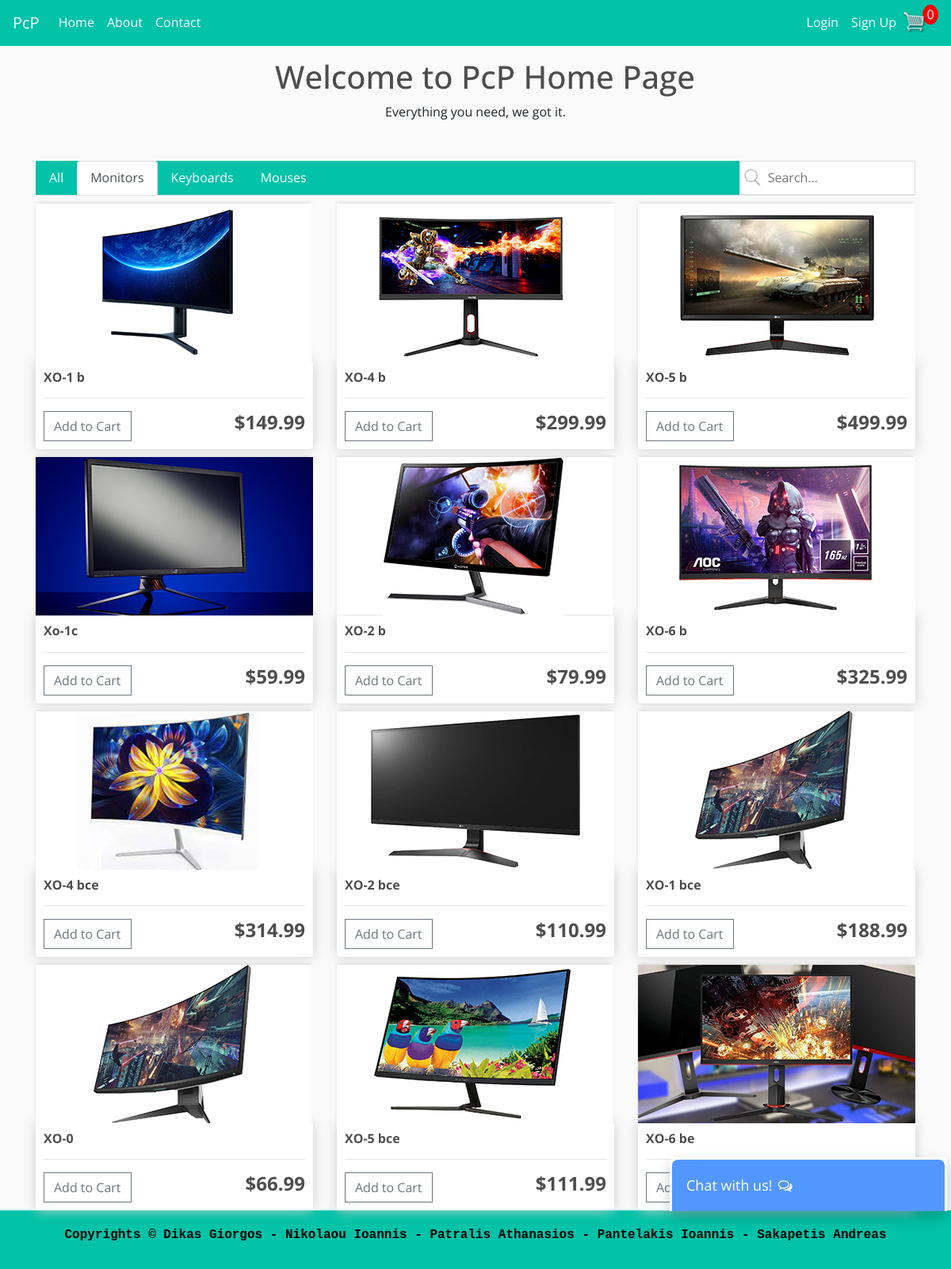
Screenshot of /pcp/monitor/ with the database file from the repository.
### PcPeripherals/models.py (models this page shows, shortened)
class Product(models.Model):
    image = models.ImageField(upload_to='product/', null=True, blank=True)
    name = models.CharField(max_length=200)
    category = models.ForeignKey(ProductCategory, on_delete=models.CASCADE, null=False, blank=False)
    price = models.FloatField()
    @property
    def imageURL(self):
	    try:
		    url = self.image.url
	    except:
		    url = ''
	    return url

### PcPeripherals/views.py (the view)
# urls.py: path('monitor/', views.monitor, name='monitor'),
def monitor(request):
    adminCheck(request)
    monitors = Product.objects.filter(category=1)
    context = {}
    data = cartData(request)
    username = request.user.username
    context['username'] = username
    context['monitors'] = monitors
    context['isguest'] = data['isguest']
    context['isloginuser'] = data['isloginuser']
    context['items'] = data['items']
    context['cartItems'] = data['cartItems']
    context['order'] = data['order']
    return render(request, 'PcPeripherals/monitor.html', context)

### PcPeripherals/utils.py (called while the page is built, shortened)
def cookieCart(request):
    try:
        cart = json.loads(request.COOKIES['cart'])
    except:
        cart = {}
        print('CART:', cart)
    items = []
    order = { 'get_cart_total': 0, 'get_cart_items': 0 }
    cartItems = order['get_cart_items']
    return {'items': items, 'order': order, 'cartItems': cartItems}

def cartData(request):
    isguest = None
    isloginuser = None
    if request.user.is_anonymous:
        print("User anonymous")
        isguest= True
        cookieData = cookieCart(request)
        cartItems = cookieData['cartItems']
        order = cookieData['order']
        items = cookieData['items']
    return {'cartItems': cartItems , 'order': order, 'items': items, 'isguest': isguest, 'isloginuser': isloginuser}

def adminCheck(request):
    if request.user.is_authenticated and request.user.is_superuser:
      logout(request)

### PcPeripherals/templates/PcPeripherals/monitor.html (shortened to what this page needs)
{% extends 'PcPeripherals/base.html' %}
{% block content %}
    {% include "includes/navtabs.html" %}
	<div class="row" id="myRow">
		{% for monitor in monitors %}
            <div class="col-lg-4">
                <img class="thumbnail" src="{{ monitor.imageURL }}">
                <div class="box-element product">
                    <h6><strong>{{ monitor.name }}</strong></h6>
                    <hr>
                    <button data-product={{monitor.id}} data-action="add" class="btn btn-outline-secondary add-btn update-cart">Add to Cart</button>
                    <h4 style="display: inline-block;"><strong>${{monitor.price}}</strong></h4>
                </div>
            </div>
		{% endfor %}
	</div>
{% endblock %}

### static/css/PcPcss.css (style rules this page uses)
body { font-family: 'Open Sans', sans-serif; font-size: 1rem; background-color: #fafafa; line-height: 1.6; min-height: 100vh; display: flex; flex-direction: column; }
h1, h2, h3, h4, h5, h6 { color: #4d4d4d; }
h4 { display: inline-block; float: right; }
.box-element { box-shadow:#ccc 0 0 16px; background-color: #fff; border-radius: 4px; padding: 10px; }
.thumbnail { width: 100%; height: 200px; -webkit-box-shadow: -1px -3px 5px -2px #d6d6d6; -moz-box-shadow: -1px -3px 5px -2px #d6d6d6; box-shadow: -1px -3px 5px -2px #d6d6d6; }
.product { border-radius: 0 0 4px 4px; }
.col-lg-4, .col-lg-6, .col-lg-8, .col-lg-12 { margin-top: 10px; }
.btn { border-radius: 0; }
.col-lg-4 { margin-left: 0px; }

### rows the page displays
Product: imageURL (picture), name "XO-1 b", price "149.99"
Product: imageURL (picture), name "XO-4 b", price "299.99"
Product: imageURL (picture), name "XO-5 b", price "499.99"
Product: imageURL (picture), name "Xo-1c", price "59.99"
Product: imageURL (picture), name "XO-2 b", price "79.99"
Product: imageURL (picture), name "XO-6 b", price "325.99"
Product: imageURL (picture), name "XO-4 bce", price "314.99"
Product: imageURL (picture), name "XO-2 bce", price "110.99"
Product: imageURL (picture), name "XO-1 bce", price "188.99"
Product: imageURL (picture), name "XO-0", price "66.99"
Product: imageURL (picture), name "XO-5 bce", price "111.99"
Product: imageURL (picture), name "XO-6 be"

### other values shown
{{ cartItems }} "0"
